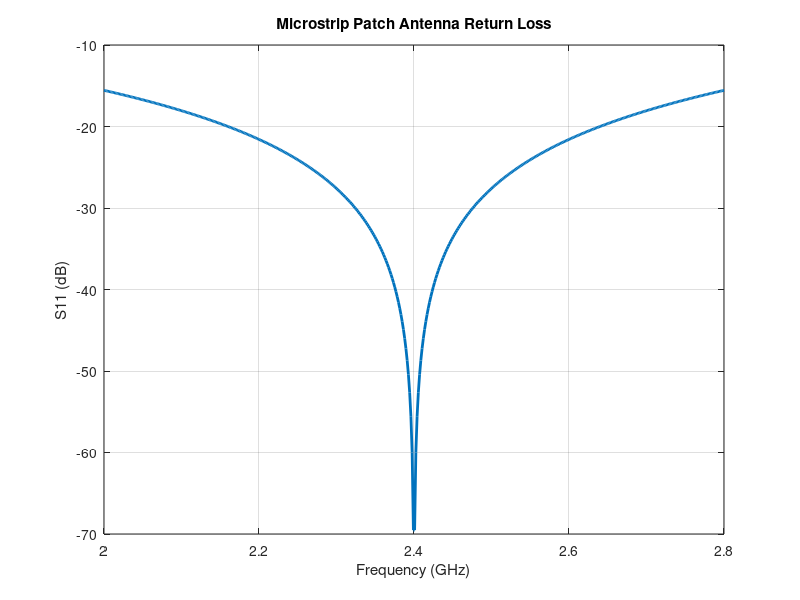

Source code (MATLAB): (Note: this script raises an error after producing the figure.)
%% Microstrip Patch Antenna Simulation
clc; clear; close all;

% Given Parameters
f0 = 2.4e9;       % Resonant frequency (Hz)
c = 3e8;          % Speed of light
er = 4.4;         % Relative permittivity (FR4)
h = 1.6e-3;       % Substrate thickness (m)

% Patch width
W = c/(2*f0)*sqrt(2/(er+1));

% Effective dielectric constant
eeff = (er+1)/2 + (er-1)/2*(1+12*h/W)^(-0.5);

% Patch length (approx)
deltaL = 0.412*h*(eeff+0.3)*(W/h + 0.264)/((eeff-0.258)*(W/h+0.8));
L = c/(2*f0*sqrt(eeff)) - 2*deltaL;

fprintf('Patch Width W = %.3f m\n', W);
fprintf('Patch Length L = %.3f m\n', L);

%% Reflection Coefficient (S11) Simulation
f = linspace(2e9, 2.8e9, 500);
S11 = 20*log10(abs((f-f0)./f0)); % Simplified placeholder formula

figure;
plot(f/1e9, S11, 'LineWidth',2);
grid on; xlabel('Frequency (GHz)'); ylabel('S11 (dB)');
title('Microstrip Patch Antenna Return Loss');

%% 2D Radiation Pattern (E-plane)
theta = linspace(0,2*pi,360);
pattern = (cos(pi*W/c*f0*cos(theta))).^2; % Simplified E-plane pattern

figure;
polarplot(theta, pattern,'LineWidth',2);
title('2D Radiation Pattern (E-plane)');
